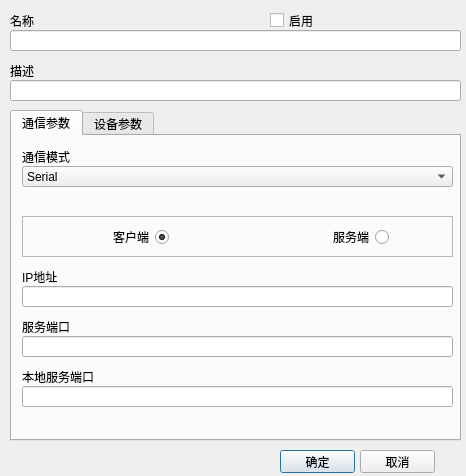
<?xml version="1.0" encoding="UTF-8"?>
<ui version="4.0">
 <class>CMDDeviceConfigDialog</class>
 <widget class="QDialog" name="CMDDeviceConfigDialog">
  <property name="geometry">
   <rect>
    <x>0</x>
    <y>0</y>
    <width>466</width>
    <height>476</height>
   </rect>
  </property>
  <property name="windowTitle">
   <string>Dialog</string>
  </property>
  <widget class="QLineEdit" name="nameEdit">
   <property name="geometry">
    <rect>
     <x>10</x>
     <y>30</y>
     <width>451</width>
     <height>21</height>
    </rect>
   </property>
  </widget>
  <widget class="QLineEdit" name="descriptionEdit">
   <property name="geometry">
    <rect>
     <x>10</x>
     <y>80</y>
     <width>451</width>
     <height>21</height>
    </rect>
   </property>
   <property name="readOnly">
    <bool>false</bool>
   </property>
  </widget>
  <widget class="QLabel" name="label_2">
   <property name="geometry">
    <rect>
     <x>10</x>
     <y>10</y>
     <width>251</width>
     <height>21</height>
    </rect>
   </property>
   <property name="text">
    <string>名称</string>
   </property>
  </widget>
  <widget class="QLabel" name="label_4">
   <property name="geometry">
    <rect>
     <x>10</x>
     <y>60</y>
     <width>431</width>
     <height>21</height>
    </rect>
   </property>
   <property name="text">
    <string>描述</string>
   </property>
  </widget>
  <widget class="QPushButton" name="okButton">
   <property name="geometry">
    <rect>
     <x>280</x>
     <y>450</y>
     <width>75</width>
     <height>23</height>
    </rect>
   </property>
   <property name="text">
    <string>确定</string>
   </property>
  </widget>
  <widget class="QPushButton" name="cancelButton">
   <property name="geometry">
    <rect>
     <x>360</x>
     <y>450</y>
     <width>75</width>
     <height>23</height>
    </rect>
   </property>
   <property name="text">
    <string>取消</string>
   </property>
  </widget>
  <widget class="QCheckBox" name="enableCheckBox">
   <property name="geometry">
    <rect>
     <x>270</x>
     <y>10</y>
     <width>171</width>
     <height>21</height>
    </rect>
   </property>
   <property name="text">
    <string>启用</string>
   </property>
  </widget>
  <widget class="QTabWidget" name="tabWidget">
   <property name="geometry">
    <rect>
     <x>10</x>
     <y>110</y>
     <width>451</width>
     <height>331</height>
    </rect>
   </property>
   <property name="currentIndex">
    <number>0</number>
   </property>
   <widget class="QWidget" name="tab">
    <attribute name="title">
     <string>通信参数</string>
    </attribute>
    <widget class="QLabel" name="label_3">
     <property name="geometry">
      <rect>
       <x>10</x>
       <y>10</y>
       <width>431</width>
       <height>21</height>
      </rect>
     </property>
     <property name="text">
      <string>通信模式</string>
     </property>
    </widget>
    <widget class="QStackedWidget" name="stackedWidget">
     <property name="geometry">
      <rect>
       <x>0</x>
       <y>60</y>
       <width>441</width>
       <height>241</height>
      </rect>
     </property>
     <property name="currentIndex">
      <number>1</number>
     </property>
     <widget class="QWidget" name="page_3">
      <widget class="QLabel" name="label_5">
       <property name="geometry">
        <rect>
         <x>10</x>
         <y>0</y>
         <width>211</width>
         <height>21</height>
        </rect>
       </property>
       <property name="text">
        <string>端口</string>
       </property>
      </widget>
      <widget class="QComboBox" name="portComboBox">
       <property name="geometry">
        <rect>
         <x>10</x>
         <y>20</y>
         <width>211</width>
         <height>25</height>
        </rect>
       </property>
       <property name="editable">
        <bool>true</bool>
       </property>
      </widget>
      <widget class="QComboBox" name="baudRateComboBox">
       <property name="geometry">
        <rect>
         <x>240</x>
         <y>20</y>
         <width>201</width>
         <height>21</height>
        </rect>
       </property>
       <item>
        <property name="text">
         <string>115200</string>
        </property>
       </item>
       <item>
        <property name="text">
         <string>57600</string>
        </property>
       </item>
       <item>
        <property name="text">
         <string>38400</string>
        </property>
       </item>
       <item>
        <property name="text">
         <string>19200</string>
        </property>
       </item>
       <item>
        <property name="text">
         <string>9600</string>
        </property>
       </item>
       <item>
        <property name="text">
         <string>4800</string>
        </property>
       </item>
       <item>
        <property name="text">
         <string>2400</string>
        </property>
       </item>
       <item>
        <property name="text">
         <string>1200</string>
        </property>
       </item>
      </widget>
      <widget class="QLabel" name="label_7">
       <property name="geometry">
        <rect>
         <x>240</x>
         <y>0</y>
         <width>201</width>
         <height>21</height>
        </rect>
       </property>
       <property name="text">
        <string>波特率</string>
       </property>
      </widget>
      <widget class="QLabel" name="label_8">
       <property name="geometry">
        <rect>
         <x>10</x>
         <y>50</y>
         <width>211</width>
         <height>21</height>
        </rect>
       </property>
       <property name="text">
        <string>数据位</string>
       </property>
      </widget>
      <widget class="QLabel" name="label_9">
       <property name="geometry">
        <rect>
         <x>240</x>
         <y>50</y>
         <width>191</width>
         <height>21</height>
        </rect>
       </property>
       <property name="text">
        <string>停止位</string>
       </property>
      </widget>
      <widget class="QComboBox" name="parityComboBox">
       <property name="geometry">
        <rect>
         <x>10</x>
         <y>120</y>
         <width>211</width>
         <height>21</height>
        </rect>
       </property>
       <item>
        <property name="text">
         <string>NONE</string>
        </property>
       </item>
       <item>
        <property name="text">
         <string>ODD</string>
        </property>
       </item>
       <item>
        <property name="text">
         <string>EVEN</string>
        </property>
       </item>
       <item>
        <property name="text">
         <string>MARK</string>
        </property>
       </item>
       <item>
        <property name="text">
         <string>SPACE</string>
        </property>
       </item>
      </widget>
      <widget class="QLabel" name="label_10">
       <property name="geometry">
        <rect>
         <x>10</x>
         <y>100</y>
         <width>211</width>
         <height>21</height>
        </rect>
       </property>
       <property name="text">
        <string>校验位</string>
       </property>
      </widget>
      <widget class="QComboBox" name="stopBitsComboBox">
       <property name="geometry">
        <rect>
         <x>240</x>
         <y>70</y>
         <width>201</width>
         <height>21</height>
        </rect>
       </property>
       <item>
        <property name="text">
         <string>1</string>
        </property>
       </item>
       <item>
        <property name="text">
         <string>1.5</string>
        </property>
       </item>
       <item>
        <property name="text">
         <string>2</string>
        </property>
       </item>
      </widget>
      <widget class="QComboBox" name="dataBitsComboBox">
       <property name="geometry">
        <rect>
         <x>10</x>
         <y>70</y>
         <width>211</width>
         <height>21</height>
        </rect>
       </property>
       <item>
        <property name="text">
         <string>5</string>
        </property>
       </item>
       <item>
        <property name="text">
         <string>6</string>
        </property>
       </item>
       <item>
        <property name="text">
         <string>7</string>
        </property>
       </item>
       <item>
        <property name="text">
         <string>8</string>
        </property>
       </item>
      </widget>
     </widget>
     <widget class="QWidget" name="page">
      <widget class="QLineEdit" name="serverIPEdit">
       <property name="geometry">
        <rect>
         <x>10</x>
         <y>90</y>
         <width>431</width>
         <height>21</height>
        </rect>
       </property>
      </widget>
      <widget class="QLabel" name="label_6">
       <property name="geometry">
        <rect>
         <x>10</x>
         <y>70</y>
         <width>431</width>
         <height>21</height>
        </rect>
       </property>
       <property name="text">
        <string>IP地址</string>
       </property>
      </widget>
      <widget class="QLineEdit" name="serverPortEdit">
       <property name="geometry">
        <rect>
         <x>10</x>
         <y>140</y>
         <width>431</width>
         <height>21</height>
        </rect>
       </property>
      </widget>
      <widget class="QLabel" name="label_11">
       <property name="geometry">
        <rect>
         <x>10</x>
         <y>120</y>
         <width>431</width>
         <height>21</height>
        </rect>
       </property>
       <property name="text">
        <string>服务端口</string>
       </property>
      </widget>
      <widget class="QLabel" name="label_12">
       <property name="geometry">
        <rect>
         <x>10</x>
         <y>170</y>
         <width>431</width>
         <height>21</height>
        </rect>
       </property>
       <property name="text">
        <string>本地服务端口</string>
       </property>
      </widget>
      <widget class="QLineEdit" name="localPortEdit">
       <property name="geometry">
        <rect>
         <x>10</x>
         <y>190</y>
         <width>431</width>
         <height>21</height>
        </rect>
       </property>
      </widget>
      <widget class="QFrame" name="frame">
       <property name="geometry">
        <rect>
         <x>10</x>
         <y>20</y>
         <width>431</width>
         <height>41</height>
        </rect>
       </property>
       <property name="frameShape">
        <enum>QFrame::StyledPanel</enum>
       </property>
       <property name="frameShadow">
        <enum>QFrame::Raised</enum>
       </property>
       <widget class="QRadioButton" name="clientRadioButton">
        <property name="geometry">
         <rect>
          <x>66</x>
          <y>10</y>
          <width>81</width>
          <height>22</height>
         </rect>
        </property>
        <property name="layoutDirection">
         <enum>Qt::RightToLeft</enum>
        </property>
        <property name="text">
         <string>客户端</string>
        </property>
        <property name="checked">
         <bool>true</bool>
        </property>
       </widget>
       <widget class="QRadioButton" name="serverRadioButton">
        <property name="geometry">
         <rect>
          <x>286</x>
          <y>10</y>
          <width>81</width>
          <height>22</height>
         </rect>
        </property>
        <property name="layoutDirection">
         <enum>Qt::RightToLeft</enum>
        </property>
        <property name="text">
         <string>服务端</string>
        </property>
       </widget>
      </widget>
     </widget>
     <widget class="QWidget" name="page_2">
      <widget class="QLabel" name="label_14">
       <property name="geometry">
        <rect>
         <x>10</x>
         <y>10</y>
         <width>431</width>
         <height>21</height>
        </rect>
       </property>
       <property name="text">
        <string>通信参数</string>
       </property>
      </widget>
      <widget class="QLineEdit" name="usbCommParameterEdit">
       <property name="geometry">
        <rect>
         <x>10</x>
         <y>30</y>
         <width>431</width>
         <height>21</height>
        </rect>
       </property>
      </widget>
     </widget>
     <widget class="QWidget" name="page_5">
      <widget class="QLabel" name="label_19">
       <property name="geometry">
        <rect>
         <x>10</x>
         <y>10</y>
         <width>431</width>
         <height>21</height>
        </rect>
       </property>
       <property name="text">
        <string>通信参数</string>
       </property>
      </widget>
      <widget class="QLineEdit" name="boardCommParameterEdit">
       <property name="geometry">
        <rect>
         <x>10</x>
         <y>30</y>
         <width>431</width>
         <height>21</height>
        </rect>
       </property>
      </widget>
     </widget>
     <widget class="QWidget" name="page_4">
      <widget class="QLineEdit" name="otherCommParameterEdit">
       <property name="geometry">
        <rect>
         <x>10</x>
         <y>30</y>
         <width>431</width>
         <height>20</height>
        </rect>
       </property>
      </widget>
      <widget class="QLabel" name="label_15">
       <property name="geometry">
        <rect>
         <x>10</x>
         <y>10</y>
         <width>431</width>
         <height>20</height>
        </rect>
       </property>
       <property name="text">
        <string>通信参数</string>
       </property>
      </widget>
     </widget>
    </widget>
    <widget class="QComboBox" name="communicationTypeBox">
     <property name="geometry">
      <rect>
       <x>10</x>
       <y>30</y>
       <width>431</width>
       <height>21</height>
      </rect>
     </property>
     <item>
      <property name="text">
       <string>Serial</string>
      </property>
     </item>
     <item>
      <property name="text">
       <string>TCP</string>
      </property>
     </item>
     <item>
      <property name="text">
       <string>UDP</string>
      </property>
     </item>
     <item>
      <property name="text">
       <string>USB</string>
      </property>
     </item>
     <item>
      <property name="text">
       <string>Board</string>
      </property>
     </item>
     <item>
      <property name="text">
       <string>Other</string>
      </property>
     </item>
    </widget>
    <zorder>stackedWidget</zorder>
    <zorder>label_3</zorder>
    <zorder>communicationTypeBox</zorder>
   </widget>
   <widget class="QWidget" name="tab_2">
    <attribute name="title">
     <string>设备参数</string>
    </attribute>
    <widget class="QLabel" name="label_16">
     <property name="geometry">
      <rect>
       <x>10</x>
       <y>160</y>
       <width>431</width>
       <height>21</height>
      </rect>
     </property>
     <property name="text">
      <string>站地址</string>
     </property>
    </widget>
    <widget class="QLineEdit" name="stationEdit">
     <property name="geometry">
      <rect>
       <x>10</x>
       <y>180</y>
       <width>431</width>
       <height>21</height>
      </rect>
     </property>
     <property name="text">
      <string>1</string>
     </property>
     <property name="readOnly">
      <bool>false</bool>
     </property>
    </widget>
    <widget class="QLineEdit" name="replyTimeoutEdit">
     <property name="geometry">
      <rect>
       <x>10</x>
       <y>80</y>
       <width>431</width>
       <height>21</height>
      </rect>
     </property>
     <property name="text">
      <string>1000</string>
     </property>
     <property name="readOnly">
      <bool>false</bool>
     </property>
    </widget>
    <widget class="QLabel" name="label_17">
     <property name="geometry">
      <rect>
       <x>10</x>
       <y>60</y>
       <width>431</width>
       <height>21</height>
      </rect>
     </property>
     <property name="text">
      <string>命令超时(ms)</string>
     </property>
    </widget>
    <widget class="QLineEdit" name="protocolEdit">
     <property name="geometry">
      <rect>
       <x>10</x>
       <y>30</y>
       <width>431</width>
       <height>21</height>
      </rect>
     </property>
     <property name="text">
      <string>Omron HostLink </string>
     </property>
     <property name="readOnly">
      <bool>true</bool>
     </property>
    </widget>
    <widget class="QLabel" name="label">
     <property name="geometry">
      <rect>
       <x>10</x>
       <y>10</y>
       <width>431</width>
       <height>21</height>
      </rect>
     </property>
     <property name="text">
      <string>通信协议</string>
     </property>
    </widget>
    <widget class="QLineEdit" name="retriesEdit">
     <property name="geometry">
      <rect>
       <x>10</x>
       <y>130</y>
       <width>431</width>
       <height>21</height>
      </rect>
     </property>
     <property name="text">
      <string>3</string>
     </property>
     <property name="readOnly">
      <bool>false</bool>
     </property>
    </widget>
    <widget class="QLabel" name="label_18">
     <property name="geometry">
      <rect>
       <x>10</x>
       <y>110</y>
       <width>431</width>
       <height>21</height>
      </rect>
     </property>
     <property name="text">
      <string>命令重试次数</string>
     </property>
    </widget>
   </widget>
  </widget>
 </widget>
 <resources/>
 <connections/>
</ui>
